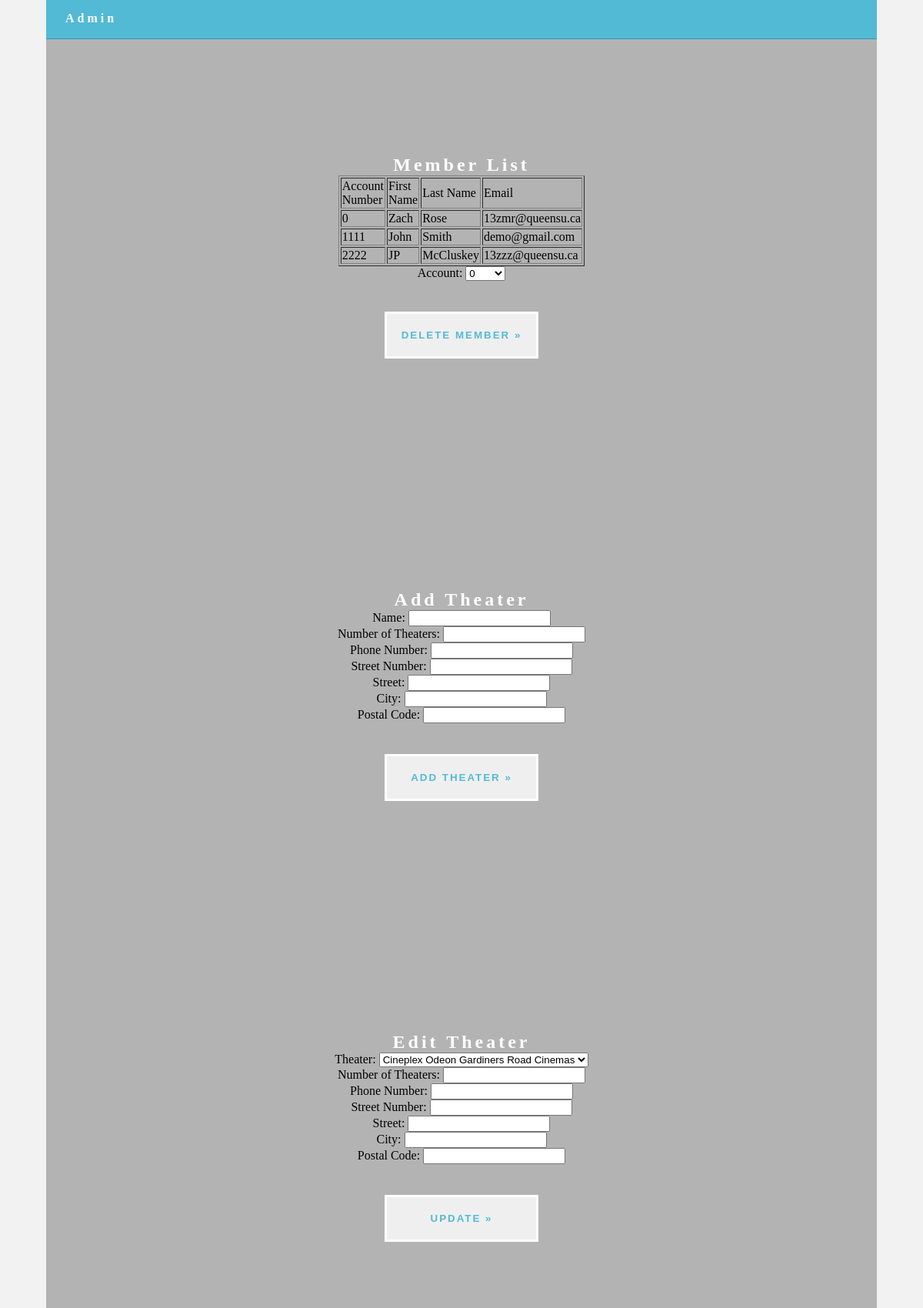
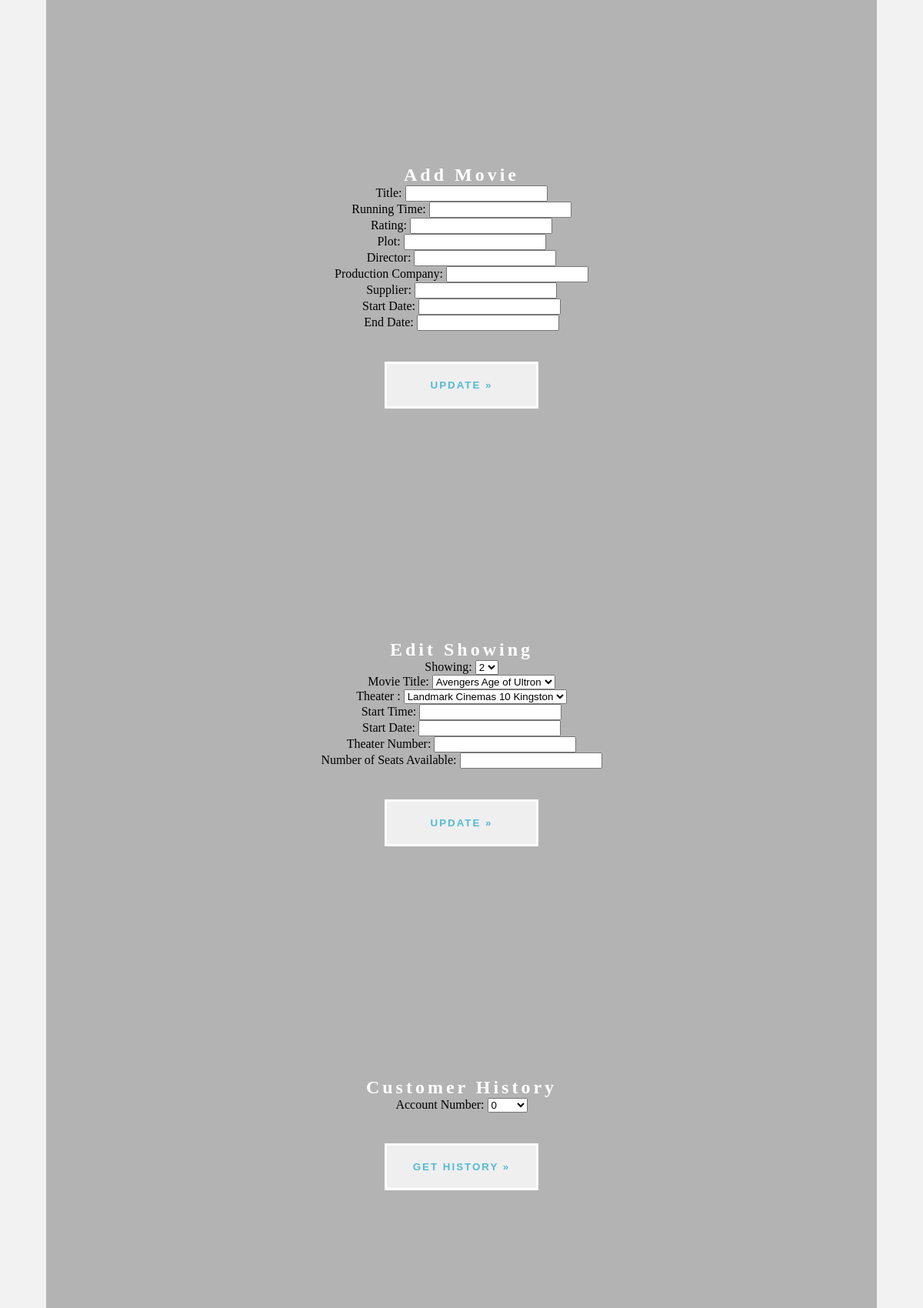
The app's page /adminpage.php (upper part) with its own data (2 pictures, top to bottom).
### tables this page shows
CREATE TABLE User (
AccountNumber 	 VARCHAR(8) 		NOT NULL,
FNAME 			 VARCHAR(30) 		NOT NULL,
LNAME 			 VARCHAR (30) 		NOT NULL,
StreetNumber 	 INTEGER 			NOT NULL,
Street 			 VARCHAR(15) 		NOT NULL,
City 			 VARCHAR(15) 		NOT NULL,
PhoneNumber 	 INTEGER 			NOT NULL,   
Email 			 VARCHAR(30) 		NOT NULL,
Password 		 VARCHAR(20) 		NOT NULL,
CreditCardNumber VARCHAR(16) 		,
ExpDate 		 NUMERIC(4,0) 		,         
 
IsAdmin          NUMERIC(1,0)       NOT NULL,
PRIMARY KEY (AccountNumber)  
);

### adminpage.php (the view, shortened to what this page needs)
<!doctype html>
<?php
$servername = "localhost";
$username = "root";
$password = "";
$dbname = "final_theaterdb";
$conn = new mysqli($servername, $username, $password, $dbname);
?>
<html lang="en-US">
<head>
<link href="singlePageTemplate.css" rel="stylesheet" type="text/css">
</head>
<body>
<div class="container">
<header> <a href="">
    <h4 class="logo">Admin</h4>
    </a>
  </header>
  <section class="hero" id="hero">
    <h2 class="hero_header">Member List </h2>
    <table width="200" border="1" align="center">
		<thead>
            <tr>
                <td>Account Number</td>
                <td>First Name</td>
				 <td>Last Name</td>
				 <td>Email</td>
            </tr>
        </thead>
      <tbody>
        <?php
            $member_table_results = $conn->query("SELECT AccountNumber, FNAME, LNAME, Email FROM user WHERE IsAdmin = 0");
           while($row = mysqli_fetch_array($member_table_results)){
		  		echo "<tr>";
                echo "<td>" . $row['AccountNumber'] . "</td>";
                echo "<td>" . $row['FNAME'] . "</td>";
			  	echo "<td>" . $row['LNAME'] . "</td>";
			  	echo "<td>" . $row['Email'] . "</td>";
                echo "</tr>";
            }
            ?>
      </tbody>
    </table>
<div align="center">
	<form class="d-flex justify-content-around" action="deleteuser.php" method="POST">
      Account: <select name = "AccNum" >
    <?php
    $AccNum_query = $conn->query("SELECT AccountNumber FROM user WHERE IsAdmin = 0");
    while ($row = mysqli_fetch_array($AccNum_query)) {
        $Account = $row['AccountNumber'];
        echo "<option value='" . $Account . "'>" . $Account . "</option>";
    }
    ?>
        </select>
      </div>
		<div align="center">
			<button class="button" type="submit">Delete Member &raquo;</button>
	  </div>
  </section>
  <section class="hero" id="hero">
    <h2 class="hero_header">Add Theater </h2>
	  <form class="d-flex justify-content-around" action="addTheater.php" method="POST">
		  <div align="center">
Name: <input type="text" name="Name"><br>
Number of Theaters: <input type="text" name="Num"><br>
Phone Number: <input type="text" name="PhoneNum"><br>
Street Number: <input type="text" name="StreetNum"><br>
Street: <input type="text" name="Street"><br>
City: <input type="text" name="City"><br>
Postal Code: <input type="text" name="Postal"><br>
<button class="button" type="submit">Add Theater &raquo;</button>
</form>
		  </div>
  <section class="hero" id="hero">
    <h2 class="hero_header">Edit Theater </h2>
	  <div align="center">
	<form class="d-flex justify-content-around" action="editTheater.php" method="POST">
      Theater: <select name = "Theater" >
    <?php
    $Edit_Theater_query = $conn->query("SELECT ComplexName FROM theatercomplex");
    while ($row = mysqli_fetch_array($Edit_Theater_query)) {
        $Account = $row['ComplexName'];
        echo "<option value='" . $Account . "'>" . $Account . "</option>";
    }
    ?>
        </select>
      </div>
		  <div align="center">
		Number of Theaters: <input type="text" name="ENum"><br>
		Phone Number: <input type="text" name="EPhoneNum"><br>
		Street Number: <input type="text" name="EStreetNum"><br>
        Street: <input type="text" name="EStreet"><br>
		City: <input type="text" name="ECity"><br>
		Postal Code: <input type="text" name="EPostal"><br>
		  </div>
		<div align="center">
			<button class="button" type="submit">Update &raquo;</button>
	  </div>
 </section>
  <section class="hero" id="hero">
    <h2 class="hero_header">Add Movie </h2>
	  <form class="d-flex justify-content-around" action="addMovie.php" method="POST">
		  <div align="center">
Title: <input type="text" name="Title"><br>
Running Time: <input type="text" name="Runtime"><br>
Rating: <input type="text" name="Rating"><br>
Plot: <input type="text" name="Plot"><br>
Director: <input type="text" name="Dir"><br>
Production Company: <input type="text" name="Pro"><br>
Supplier: <input type="text" name="Sup"><br>
Start Date: <input type="text" name="Start"><br>
End Date: <input type="text" name="End"><br>
</div>
	<div align="center">
			<button class="button" type="submit">Update &raquo;</button>
			</form>
</section>
	<section class="hero" id="hero">
    <h2 class="hero_header">Edit Showing </h2>
	  <div align="center">
	<form class="d-flex justify-content-around" action="editShowing.php" method="POST">
      Showing: <select name = "Showing" >
    <?php
    $Edit_Showing_query = $conn->query("SELECT ShowingNumber FROM showing");
    while ($row = mysqli_fetch_array($Edit_Showing_query)) {
        $SNumber = $row['ShowingNumber'];
        echo "<option value='" . $SNumber . "'>" . $SNumber . "</option>";
    }
    ?>
        </select>
		<div>
		 Movie Title: <select name = "Movie" >
    <?php
    $Movie_query = $conn->query("SELECT DISTINCT MovieTitle FROM showing ");
    while ($row = mysqli_fetch_array($Movie_query)) {
        $SMovie = $row['MovieTitle'];
        echo "<option value='" . $SMovie . "'>" . $SMovie . "</option>";
    }
    ?>
        </select>
			</div>
		 Theater : <select name = "Theater" >
    <?php
    $Theater_query = $conn->query("SELECT DISTINCT ComplexName FROM showing ");
    while ($row = mysqli_fetch_array($Theater_query)) {
        $STheater = $row['ComplexName'];
        echo "<option value='" . $STheater . "'>" . $STheater . "</option>";
    }
    ?>
        </select>
      </div>
		  <div align="center">
		Start Time: <input type="text" name="EStartTime"><br>
        Start Date: <input type="text" name="EStartDate"><br>
		Theater Number: <input type="text" name="ETNum"><br>
		Number of Seats Available: <input type="text" name="ESeats"><br>
		  </div>
		<div align="center">
			<button class="button" type="submit">Update &raquo;</button>
	  </div>
 </section>
	<section class="hero" id="hero">
    <h2 class="hero_header"> Customer History </h2>
	  <div align="center">
	<form class="d-flex justify-content-around" action="showHistory.php" method="POST">
      Account Number: <select name = "ID" >
    <?php
    $History_query = $conn->query("SELECT DISTINCT AccountNumber FROM reservations");
    while ($row = mysqli_fetch_array($History_query)) {
        $HNum = $row['AccountNumber'];
        echo "<option value='" . $HNum . "'>" . $HNum . "</option>";
    }
    ?>
        </select>
		<div>
			<button class="button" type="submit">Get History &raquo;</button>
		</div>
		  </form>
		  </div>
	</section>
</body>
</html>

### css/singlePageTemplate.css (style rules this page uses)
body { font-family: source-sans-pro; background-color: #f2f2f2; margin-top: 0px; margin-right: 0px; margin-bottom: 0px; margin-left: 0px; font-style: normal; font-weight: 200; }
.container { width: 90%; margin-left: auto; margin-right: auto; height: 1000px; background-color: #FFFFFF; }
header { width: 100%; height: 5%; background-color: #52bad5; border-bottom: 1px solid #2C9AB7; }
.logo { color: #fff; font-weight: bold; text-align: undefined; width: 10%; float: left; margin-top: 15px; margin-left: 25px; letter-spacing: 4px; }
.hero_header { color: #FFFFFF; text-align: center; margin-top: 0px; margin-right: 0px; margin-bottom: 0px; margin-left: 0px; letter-spacing: 4px; }
.hero { background-color: #B3B3B3; padding-top: 150px; padding-bottom: 150px; }
.button { width: 200px; margin-top: 40px; margin-right: auto; margin-bottom: auto; margin-left: auto; padding-top: 20px; padding-right: 10px; padding-bottom: 20px; padding-left: 10px; text-align: center; vertical-align: middle; border-radius: 0px; text-transform: uppercase; font-weight: bold; letter-spacing: 2px; border: 3px solid #FFFFFF; color: #52bad5; transition: all 0.3s linear; }

### records on screen
user: AccountNumber "0", FNAME "Zach", LNAME "Rose", Email "13zmr@queensu.ca"
user: AccountNumber "1111", FNAME "John", LNAME "Smith", Email "demo@gmail.com"
user: AccountNumber "2222", FNAME "JP", LNAME "McCluskey", Email "13zzz@queensu.ca"

### other values on screen
form field AccNum "0"
form field Theater "Cineplex Odeon Gardiners Road Cinemas"
form field Showing "2"
form field Movie "Avengers Age of Ultron"
form field Theater "Landmark Cinemas 10 Kingston"
form field ID "0"
